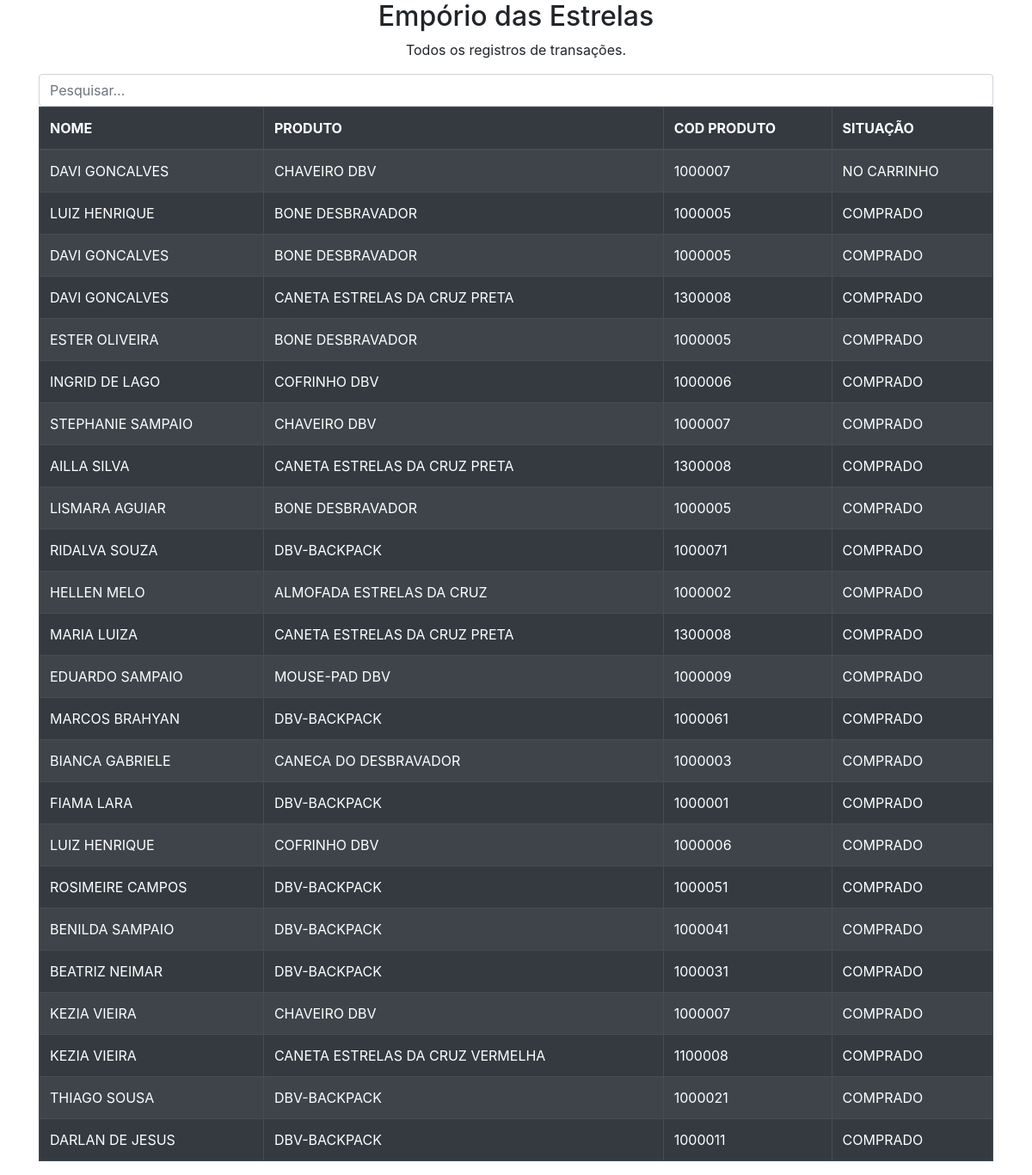
Screenshot of /htdocs/views/index.php with the database file from the repository.
### tables this page shows
CREATE TABLE `COMPRAR` (
  `FK_USUARIOS_ID_USER` int(11) DEFAULT NULL,
  `FK_PRODUTOS_ID_PROD` int(11) DEFAULT NULL,
  `ID_COMP` int(11) NOT NULL,
  `SITUACAO_COMP` text NOT NULL DEFAULT '0',
  `HORA_COMP` time DEFAULT NULL,
  `DATA_COMP` date DEFAULT NULL
);

CREATE TABLE `USUARIOS` (
  `ID_USER` int(11) NOT NULL,
  `NOME_USER` varchar(50) DEFAULT NULL,
  `HASH_USER` varchar(40) DEFAULT NULL,
  `EMAIL_USER` varchar(100) DEFAULT NULL,
  `STARS_USER` decimal(10,0) DEFAULT NULL,
  `UNIDADE_USER` varchar(50) DEFAULT NULL
);

CREATE TABLE `PRODUTOS` (
  `ID_PROD` int(11) NOT NULL,
  `NOME_PROD` varchar(50) DEFAULT NULL,
  `VALOR_PROD` double DEFAULT NULL,
  `QNT_PROD` int(11) NOT NULL,
  `IMAGE_PROD` varchar(9000) DEFAULT NULL,
  `LINK_PROD` varchar(50) DEFAULT NULL,
  `OK_PROD` tinyint(1) NOT NULL DEFAULT 1
);

### htdocs/views/index.php (the view, shortened to what this page needs)
<!DOCTYPE html>
<html>
  <head>
  <link rel="stylesheet" href="https://cdn.jsdelivr.net/npm/bootstrap@4.6.2/dist/css/bootstrap.min.css">
  </head>
  <body>
    <?php
    $query = mysql_query("SELECT ID_COMP, NOME_USER, NOME_PROD, ID_PROD, SITUACAO_COMP FROM COMPRAR AS C INNER JOIN PRODUTOS AS P INNER JOIN USUARIOS AS U ON C.FK_PRODUTOS_ID_PROD = P.ID_PROD AND C.FK_USUARIOS_ID_USER = U.ID_USER ORDER BY `C`.`ID_COMP` DESC");
        php?>
    <div class="container">
      <h2 style="text-align: center">Empório das Estrelas</h2>
      <p style="text-align: center">
        Todos os registros de transações.
      </p>
      <input class="form-control" id="myInput" type="text" placeholder="Pesquisar...">
      <table class="table table-bordered table-dark table-striped">
        <thead>
          <tr>
            <th>NOME</th>
            <th>PRODUTO</th>
            <th>COD PRODUTO</th>
            <th>SITUAÇÃO</th>
          </tr>
        </thead>
        <tbody id="myTable">
          <?php
      while($rows = mysql_fetch_array($query)){
        echo '<tr><td>'.$rows[1].'</td><td>'.$rows[2].'</td><td>'.$rows[3].'</td><td>'.$rows[4].'</td></tr>';
      }
    php?>
        </tbody>
      </table>
    </div>
  </body>
</html>

### rows the page displays
comprar: usuarios.NOME_USER "DAVI GONCALVES", produtos.NOME_PROD "CHAVEIRO DBV", produtos.ID_PROD "1000007", SITUACAO_COMP "NO CARRINHO"
comprar: usuarios.NOME_USER "LUIZ HENRIQUE", produtos.NOME_PROD "BONE DESBRAVADOR", produtos.ID_PROD "1000005", SITUACAO_COMP "COMPRADO"
comprar: usuarios.NOME_USER "DAVI GONCALVES", produtos.NOME_PROD "BONE DESBRAVADOR", produtos.ID_PROD "1000005", SITUACAO_COMP "COMPRADO"
comprar: usuarios.NOME_USER "DAVI GONCALVES", produtos.NOME_PROD "CANETA ESTRELAS DA CRUZ PRETA", produtos.ID_PROD "1300008", SITUACAO_COMP "COMPRADO"
comprar: usuarios.NOME_USER "ESTER OLIVEIRA", produtos.NOME_PROD "BONE DESBRAVADOR", produtos.ID_PROD "1000005", SITUACAO_COMP "COMPRADO"
comprar: usuarios.NOME_USER "INGRID DE LAGO", produtos.NOME_PROD "COFRINHO DBV", produtos.ID_PROD "1000006", SITUACAO_COMP "COMPRADO"
comprar: usuarios.NOME_USER "STEPHANIE SAMPAIO", produtos.NOME_PROD "CHAVEIRO DBV", produtos.ID_PROD "1000007", SITUACAO_COMP "COMPRADO"
comprar: usuarios.NOME_USER "AILLA SILVA", produtos.NOME_PROD "CANETA ESTRELAS DA CRUZ PRETA", produtos.ID_PROD "1300008", SITUACAO_COMP "COMPRADO"
comprar: usuarios.NOME_USER "LISMARA AGUIAR", produtos.NOME_PROD "BONE DESBRAVADOR", produtos.ID_PROD "1000005", SITUACAO_COMP "COMPRADO"
comprar: usuarios.NOME_USER "RIDALVA SOUZA", produtos.NOME_PROD "DBV-BACKPACK", produtos.ID_PROD "1000071", SITUACAO_COMP "COMPRADO"
comprar: usuarios.NOME_USER "HELLEN MELO", produtos.NOME_PROD "ALMOFADA ESTRELAS DA CRUZ", produtos.ID_PROD "1000002", SITUACAO_COMP "COMPRADO"
comprar: usuarios.NOME_USER "MARIA LUIZA", produtos.NOME_PROD "CANETA ESTRELAS DA CRUZ PRETA", produtos.ID_PROD "1300008", SITUACAO_COMP "COMPRADO"
comprar: usuarios.NOME_USER "EDUARDO SAMPAIO", produtos.NOME_PROD "MOUSE-PAD DBV", produtos.ID_PROD "1000009", SITUACAO_COMP "COMPRADO"
comprar: usuarios.NOME_USER "MARCOS BRAHYAN", produtos.NOME_PROD "DBV-BACKPACK", produtos.ID_PROD "1000061", SITUACAO_COMP "COMPRADO"
comprar: usuarios.NOME_USER "BIANCA GABRIELE", produtos.NOME_PROD "CANECA DO DESBRAVADOR", produtos.ID_PROD "1000003", SITUACAO_COMP "COMPRADO"
comprar: usuarios.NOME_USER "FIAMA LARA", produtos.NOME_PROD "DBV-BACKPACK", produtos.ID_PROD "1000001", SITUACAO_COMP "COMPRADO"
comprar: usuarios.NOME_USER "LUIZ HENRIQUE", produtos.NOME_PROD "COFRINHO DBV", produtos.ID_PROD "1000006", SITUACAO_COMP "COMPRADO"
comprar: usuarios.NOME_USER "ROSIMEIRE CAMPOS", produtos.NOME_PROD "DBV-BACKPACK", produtos.ID_PROD "1000051", SITUACAO_COMP "COMPRADO"
comprar: usuarios.NOME_USER "BENILDA SAMPAIO", produtos.NOME_PROD "DBV-BACKPACK", produtos.ID_PROD "1000041", SITUACAO_COMP "COMPRADO"
comprar: usuarios.NOME_USER "BEATRIZ NEIMAR", produtos.NOME_PROD "DBV-BACKPACK", produtos.ID_PROD "1000031", SITUACAO_COMP "COMPRADO"
comprar: usuarios.NOME_USER "KEZIA VIEIRA", produtos.NOME_PROD "CHAVEIRO DBV", produtos.ID_PROD "1000007", SITUACAO_COMP "COMPRADO"
comprar: usuarios.NOME_USER "KEZIA VIEIRA", produtos.NOME_PROD "CANETA ESTRELAS DA CRUZ VERMELHA", produtos.ID_PROD "1100008", SITUACAO_COMP "COMPRADO"
comprar: usuarios.NOME_USER "THIAGO SOUSA", produtos.NOME_PROD "DBV-BACKPACK", produtos.ID_PROD "1000021", SITUACAO_COMP "COMPRADO"
comprar: usuarios.NOME_USER "DARLAN DE JESUS", produtos.NOME_PROD "DBV-BACKPACK", produtos.ID_PROD "1000011", SITUACAO_COMP "COMPRADO"
